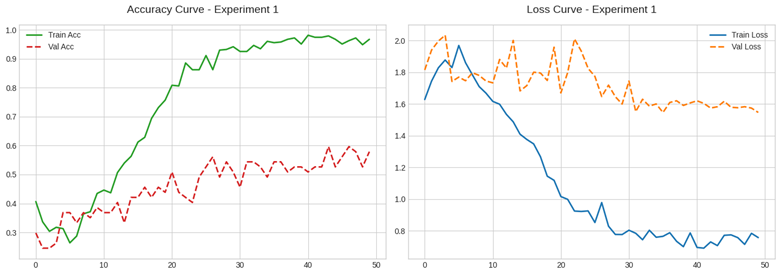
#> input picture SSL400_Research_Summary.files/image002.png, 780 x 275 px
$ python -i hybrid.py   (imports and definitions only)
#> lines starting #> are read from the running program, lines starting #| are printed output that depends on the picture
#> further down, picture is the input picture: shape (275, 780, 3); mean B, G, R 248.9, 249.6, 249.9
"""
hybrid.py
=========
EXP5 — Hybrid Combined Enhancement Pipeline

Applies all three techniques in a carefully ordered sequence:
    Step 1: Bilateral Filter   → Denoise BEFORE amplifying contrast
    Step 2: CLAHE + Gamma      → Fix lighting on a CLEAN image
    Step 3: Unsharp Masking    → Amplify details LAST to avoid noise re-introduction

Sequence Justification:
    The ORDER of operations is critical to avoid compounding artifacts:
    - If CLAHE is applied first (on noisy image) → it amplifies noise textures.
    - If Unsharp Masking is applied first → it sharpens noise before denoising.
    - Bilateral FIRST removes noise, then CLAHE enhances real signal structure,
      then Unsharp Masking amplifies the refined edges, not noise.
    - The unsharp_amount is reduced to 1.0 (vs 1.5 in EXP4) to account for
      the fact that CLAHE already enhanced contrast — aggressive sharpening
      on top of CLAHE would over-process the image.

Academic Hypothesis Being Tested:
    "Combining all best individual techniques yields the maximum performance
     improvement, OR reveals diminishing returns / negative synergies."
    This is a key research contribution — the result either supports or
    challenges the assumption that more processing is always better.
"""

import numpy as np
import cv2


def enhance_hybrid(
    frame: np.ndarray,
    # Bilateral params
    bilateral_d: int = 9,
    bilateral_sigma_color: float = 75.0,
    bilateral_sigma_space: float = 75.0,
    # CLAHE params
    clahe_clip_limit: float = 2.0,
    clahe_tile_grid: tuple = (8, 8),
    gamma: float = 1.2,
    # Unsharp params
    unsharp_kernel: tuple = (5, 5),
    unsharp_sigma: float = 1.0,
    unsharp_amount: float = 1.0,   # Reduced vs EXP4 (1.5) to avoid over-processing
    unsharp_threshold: int = 0,
    # Output
    target_size: tuple = (224, 224),
) -> np.ndarray:
    """
    Full hybrid enhancement pipeline:
        Step 1: Bilateral Filter  → Edge-preserving denoising
        Step 2: CLAHE + Gamma     → Adaptive contrast + brightness normalization
        Step 3: Unsharp Masking   → Fine spatial detail amplification

    Args:
        frame:                BGR frame as numpy uint8 array (H, W, 3)
        bilateral_d:          Bilateral filter neighborhood diameter
        bilateral_sigma_color: Bilateral color sigma
        bilateral_sigma_space: Bilateral spatial sigma
        clahe_clip_limit:     CLAHE contrast limit (2.0 = moderate)
        clahe_tile_grid:      CLAHE tile grid size
        gamma:                Gamma correction value (1.2 = gentle brightening)
        unsharp_kernel:       Gaussian kernel for unsharp mask creation
        unsharp_sigma:        Gaussian sigma for unsharp mask
        unsharp_amount:       Sharpening strength (1.0, reduced from EXP4's 1.5)
        unsharp_threshold:    Minimum edge intensity to sharpen (0 = everywhere)
        target_size:          Output spatial size (width, height). Default (224, 224)

    Returns:
        Fully enhanced, normalized float32 frame in range [-1, 1], shape (224, 224, 3) RGB

    Raises:
        ValueError: If frame is None or empty
    """
#> called with bilateral_d = 9, bilateral_sigma_color = 75, bilateral_sigma_space = 75, clahe_clip_limit = 2, clahe_tile_grid = (8, 8), gamma = 1.2, unsharp_kernel = (5, 5), unsharp_sigma = 1
    if frame is None or frame.size == 0:
        raise ValueError("enhance_hybrid received an empty or None frame.")

    # ─────────────────────────────────────────────────────────────────────────
    # STEP 1: Bilateral Filter — denoise while preserving edges
    # ─────────────────────────────────────────────────────────────────────────
    frame = cv2.bilateralFilter(
        frame,
        d=bilateral_d,
        sigmaColor=bilateral_sigma_color,
        sigmaSpace=bilateral_sigma_space,
    )

    # ─────────────────────────────────────────────────────────────────────────
    # STEP 2: CLAHE + Gamma — contrast and illumination normalization
    # ─────────────────────────────────────────────────────────────────────────
    # Convert to LAB, apply CLAHE to L channel only
    lab = cv2.cvtColor(frame, cv2.COLOR_BGR2LAB)
#> lab: shape (275, 780, 3); mean of channels 0, 1, 2 250.7, 128.1, 128.4
    l_channel, a_channel, b_channel = cv2.split(lab)
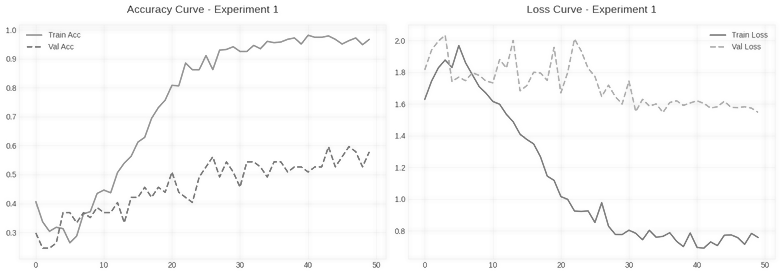
#> l_channel: shape (275, 780); min 24, max 255, mean 250.7
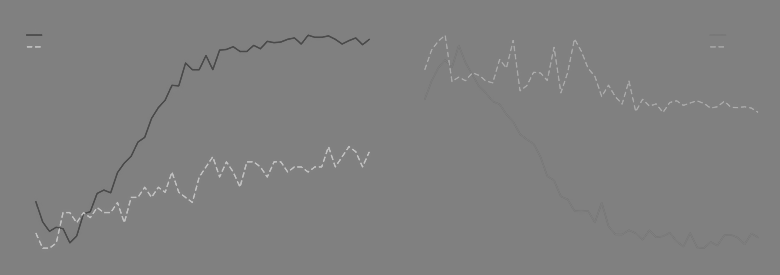
#> a_channel: shape (275, 780); min 72, max 195, mean 128.1
    clahe = cv2.createCLAHE(clipLimit=clahe_clip_limit, tileGridSize=clahe_tile_grid)
    l_enhanced = clahe.apply(l_channel)
    lab_enhanced = cv2.merge([l_enhanced, a_channel, b_channel])
#> lab_enhanced: shape (275, 780, 3); mean of channels 0, 1, 2 247.5, 128.1, 128.4
    frame = cv2.cvtColor(lab_enhanced, cv2.COLOR_LAB2BGR)

    # Apply gamma correction via LUT
    inv_gamma = 1.0 / gamma
    gamma_table = np.array(
        [(i / 255.0) ** inv_gamma * 255 for i in range(256)],
        dtype=np.uint8,
    )
    frame = cv2.LUT(frame, gamma_table)

    # ─────────────────────────────────────────────────────────────────────────
    # STEP 3: Unsharp Masking — amplify fine spatial details
    # ─────────────────────────────────────────────────────────────────────────
    blurred = cv2.GaussianBlur(frame, unsharp_kernel, unsharp_sigma)
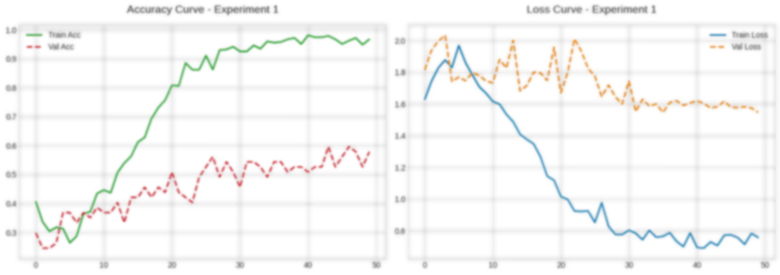
#> blurred: shape (275, 780, 3); mean B, G, R 246.9, 247.5, 247.6
    frame_int   = frame.astype(np.float32)
    blurred_int = blurred.astype(np.float32)
    sharpened   = cv2.addWeighted(
        frame_int, 1.0 + unsharp_amount,
        blurred_int, -unsharp_amount,
        0,
    )
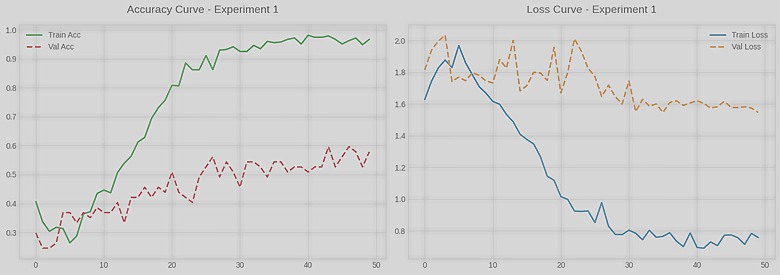
#> sharpened: shape (275, 780, 3) float32; mean B, G, R 247.2, 247.8, 247.8; drawn with min black and max white

    if unsharp_threshold > 0:
        diff = np.mean(np.abs(frame_int - blurred_int), axis=2)
        low_contrast_mask = diff < unsharp_threshold
        sharpened[low_contrast_mask] = frame_int[low_contrast_mask]

    frame = np.clip(sharpened, 0, 255).astype(np.uint8)

    # ─────────────────────────────────────────────────────────────────────────
    # Resize + BGR → RGB + Normalize to [-1, 1]
    # ─────────────────────────────────────────────────────────────────────────
    frame_resized = cv2.resize(frame, target_size, interpolation=cv2.INTER_LINEAR)
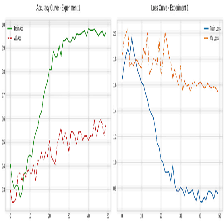
#> frame_resized: shape (224, 224, 3); mean B, G, R 246.4, 246.9, 247.2
    frame_rgb     = cv2.cvtColor(frame_resized, cv2.COLOR_BGR2RGB)
    frame_float   = frame_rgb.astype(np.float32)
    frame_normalized = (frame_float / 127.5) - 1.0

    return frame_normalized

>>> import cv2
>>> picture = cv2.imread('../../SSL400_Research_Summary.files/image002.png')
>>> result = enhance_hybrid(picture)

$ run again, on SSL400_Research_Summary.files/image004.png
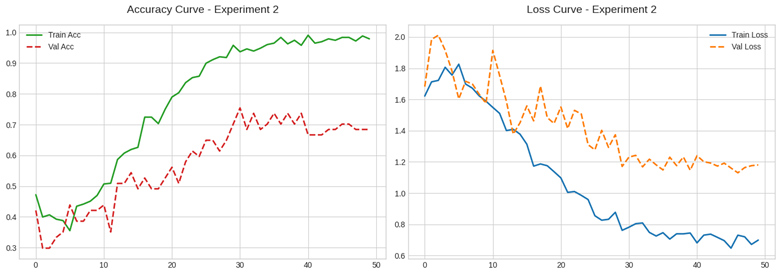
#> input picture SSL400_Research_Summary.files/image004.png, 780 x 275 px
#> picture is the input picture: shape (275, 780, 3); mean B, G, R 248.8, 249.5, 250
#> lab: shape (275, 780, 3); mean of channels 0, 1, 2 250.7, 128.1, 128.5
#> lab_enhanced: shape (275, 780, 3); mean of channels 0, 1, 2 247.4, 128.1, 128.5
#> in enhance_hybrid, `sharpened   = cv2.addWeighted( frame_int, 1.0 + unsharp_amount, blurre..`:
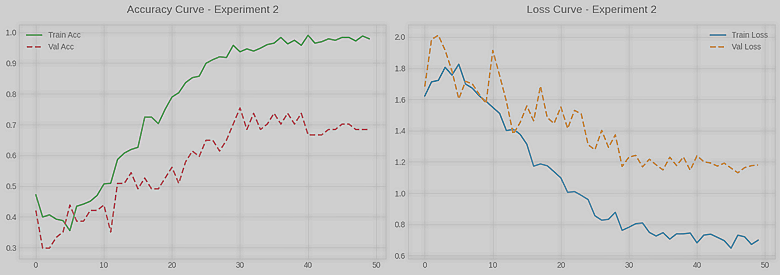
#> sharpened: shape (275, 780, 3) float32; mean B, G, R 247, 247.6, 247.8; drawn with min black and max white
#> in enhance_hybrid, `frame_resized = cv2.resize(frame, target_size, interpolation=cv2.INTER..`:
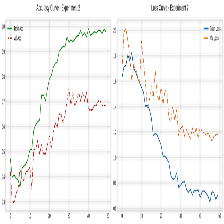
#> frame_resized: shape (224, 224, 3); mean B, G, R 246.3, 246.8, 247.2
